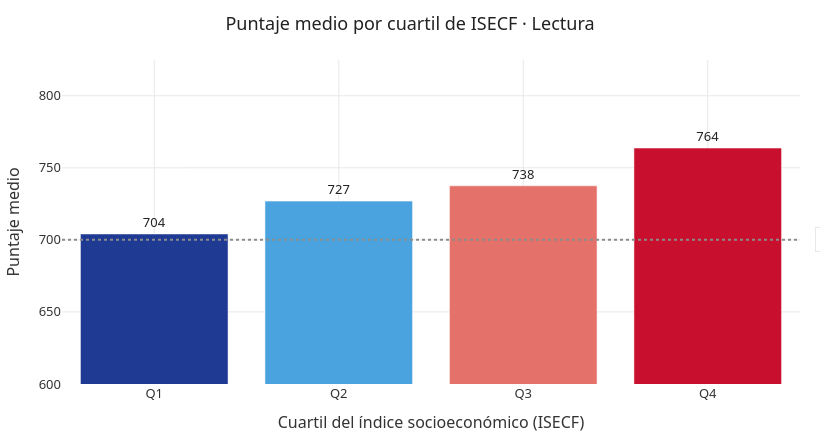

This figure's notebook cell:
### Code cell
for score, sel, color in PRUEBAS:
    fig = P.grafico_isect_cuartiles(globals()[f"q_{score}"], color,
                                    f"Puntaje medio por cuartil de ISECF · {sel}")
    fig.update_layout(width=820)
    fig.show()

### Figure 1 — Plotly figure (JSON) as saved in the notebook; plotly's stock layout.template omitted (floating-point values rounded to 4 significant figures)
{"data": [{"cliponaxis": false, "marker": {"color": ["#1f3a93", "#4aa3df", "#e5726a", "#c8102e"]}, "text": [704.0, 727.0, 738.0, 764.0], "textfont": {"color": "#222222"}, "textposition": "outside", "type": "bar", "x": ["Q1", "Q2", "Q3", "Q4"], "y": [704.1, 726.9, 737.5, 763.7]}], "layout": {"annotations": [{"bgcolor": "rgba(255,255,255,0.85)", "bordercolor": "#e8e8e8", "borderpad": 3, "font": {"color": "#8c8c8c", "size": 12}, "showarrow": false, "text": "Media regional 700", "x": 1.02, "xanchor": "left", "xref": "paper", "y": 700, "yanchor": "middle"}], "font": {"color": "#333333", "family": "Segoe UI, Helvetica, Arial, sans-serif", "size": 13}, "height": 440, "legend": {"orientation": "h", "x": 0.5, "xanchor": "center", "y": -0.18}, "margin": {"b": 40, "l": 40, "r": 20, "t": 60}, "paper_bgcolor": "rgba(0,0,0,0)", "plot_bgcolor": "rgba(0,0,0,0)", "shapes": [{"line": {"color": "#8c8c8c", "dash": "dot"}, "type": "line", "x0": 0, "x1": 1, "xref": "x domain", "y0": 700, "y1": 700, "yref": "y"}], "title": {"font": {"color": "#222222", "size": 18}, "text": "Puntaje medio por cuartil de ISECF · Lectura", "x": 0.5, "xanchor": "center"}, "width": 820, "xaxis": {"gridcolor": "#e8e8e8", "title": {"text": "Cuartil del índice socioeconómico (ISECF)"}, "zeroline": false}, "yaxis": {"gridcolor": "#e8e8e8", "range": [600, 824.8], "title": {"text": "Puntaje medio"}, "zeroline": false}}}
